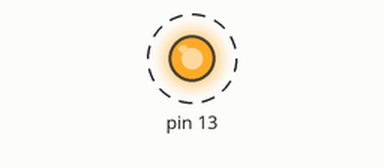
Recording of a sketch running on a simulated Arduino Uno, built with avr-gcc and run on an emulated ATmega328P. Parts: output pins drawn as LEDs (lit = HIGH). Dashed ring = blinking.

Above: at 0.2 s.
Timing chart, 0 to 3.0 s (numbered marks = the images above):
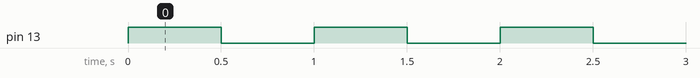

Measured:
- by itself, pin 13: alternates HIGH for 0.50 s and LOW for 0.50 s

The sketch:

DigitalOutput.ino
```cpp
void setup() {
  Serial.begin(9600);
  pinMode(13, OUTPUT);
}

void loop() {
  digitalWrite(13, HIGH);
  delay(500);
  digitalWrite(13, LOW);
  delay(500);
}
```
